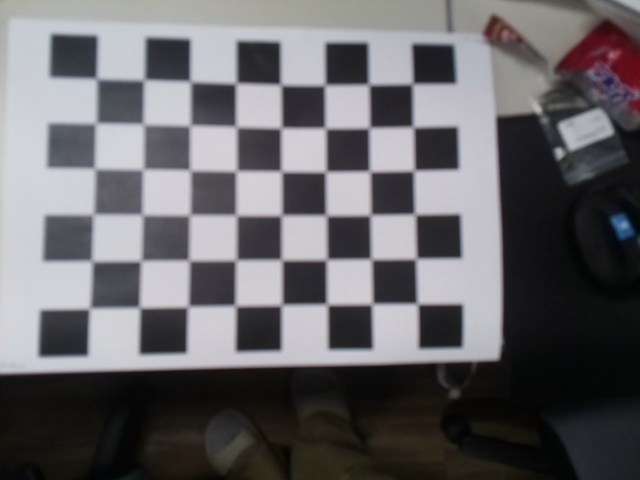
#> input picture utils/camera_lens_calibration/data_minibot11/origin_chessboard/2024-11-01_15-20-49.jpg, 640 x 480 px; its folder holds only this picture in this run
$ python cam_calibration.py
#> lines starting #> are read from the running program, lines starting #| are printed output that depends on the picture; after the words box and inside, x2 and y2 are one past the last pixel; in counts of white or black regions, pixels touching at a corner belong together; long printed decimals are rounded
import numpy as np
import cv2
import cv2.aruco as aruco
import glob
import pickle

BOARD_NUM = "3"
SAVE_DIR = "calibrated_chessboard/"

# size unit : mm
chessboard = {
    "1" : {
        "rows" : 5,
        "columns" : 7,
        "size" : {
            "chess" : 50.00
        }
    },
    "2" : {
        "rows" : 6,
        "columns" : 8,
        "size" : {
            "chess" : 42.40
        }
    },
    "3" : {
        "rows" : 7,
        "columns" : 9,
        "size" : {
            "chess" : 39.25
        }
    }
}

# termination criteria
# cv2.TERM_CRITERIA_EPS : 위치 변화가 설정된 오차보다 작으면 종료
# cv2.TERM_CRITERIA_MAX_ITER: 설정된 반복 횟수만큼 반복한 경우 종료
criteria = (cv2.TERM_CRITERIA_EPS + cv2.TERM_CRITERIA_MAX_ITER, 30, 0.001)
pattern_size = (chessboard[BOARD_NUM]["rows"] - 1, chessboard[BOARD_NUM]["columns"] - 1) # (체스보드 가로 패턴 개수 - 1, 체스보드 세로 패턴 개수 - 1)
square_size = chessboard[BOARD_NUM]["size"]["chess"]

objp = np.zeros((pattern_size[0] * pattern_size[1], 3), np.float32)
objp[:, :2] = np.mgrid[0:pattern_size[0], 0:pattern_size[1]].T.reshape(-1, 2) * square_size

# prepare object points, like (0,0,0), (1,0,0), (2,0,0) ....,(6,5,0)
objpoints = [] # 3d point in real world space
imgpoints = [] # 2d points in image plane.

images = glob.glob("origin_chessboard/*.jpg")

for fname in images:
    file_name = fname.split("/")[1]
    img = cv2.imread(fname)
#> img is the input picture: shape (480, 640, 3); mean B, G, R 104.7, 101.7, 103.1
    gray = cv2.cvtColor(img, cv2.COLOR_BGR2GRAY)

    # Find the chess board corners
    ret, corners = cv2.findChessboardCorners(gray, pattern_size, None)
#> ret = True; corners = 48 rows, first 8: [412.5, 84], [413, 127.5], [414.5, 171], [415, 214.5], [416.5, 259], [418.5, 303], [369, 84], [369.6, 128]

    # If found, add object points, image points (after refining them)
    if ret:
        objpoints.append(objp)

        # cv2.cornerSubPix(1, 2, 3, 4, 5)
        # 체스보드의 코너를 더욱 정확하게 위치시키기 위해 사용하는 함수
        # 이 함수는 cv2.findChessboardCorners()로 대략적으로 찾은 코너들을 세밀하게 조정하여
        # 서브픽셀(sub-pixel) 수준에서 정확한 좌표를 반환.
        # 여기서 서브픽셀은 픽셀 단위보다 더 작은 해상도에서 좌표를 계산하는 방법을 의미
        #
        # 파라미터
        # 1: 입력 이미지로, 그레이스케일 이미지가 필요
        # 2: 대략적으로 찾은 코너들의 초기 좌표 cv2.findChessboardCorners() 함수가
        #    반환한 좌표들이며, 이를 더 세밀하게 조정하는 과정에서 사용됨.
        #    체스보드의 각 코너에 대한 좌표 목록
        # 3: 서치 윈도우 크기
        #    서브픽셀 정확도로 코너를 찾기 위해 주변에서 탐색할 검색 창의 크기 (width, height)
        #    (11, 11)은 해당 코너 주변 11x11 픽셀의 영역 내에서 서브픽셀 정확도로 코너를 세밀하게 조정하겠다는 의미
        # 4: 무효 영역의 크기
        #    (-1, -1)이면 서치 윈도우 전체가 사용된다는 의미입니다. 즉, 코너 주변의 모든 영역을 탐색에 활용
        # 5: 반복 종료 기준
        #    코너 위치를 찾는 반복 알고리즘의 종료 조건
        #    cv2.TERM_CRITERIA_EPS + cv2.TERM_CRITERIA_MAX_ITER는 주어진 반복 횟수(30번) 내에,
        #    설정된 허용 오차(0.001)만큼 코너 위치가 변화하지 않으면 계산을 종료하라는 의미
        #
        # 반환값 : 서브픽셀 정확도로 조정된 코너 위치 좌표를 반환
        #         corners2는 코너들의 서브픽셀 좌표로, corners에 비해 더 정확한 값을 갖음.
        #         코너 위치가 정교하게 조정되었으므로, 이 값을 사용하면 보정 작업에서 더 나은 결과를 얻을 수 있다.
        corners2 = cv2.cornerSubPix(gray, corners, (11, 11), (-1, -1), criteria)
#> corners2 = 48 rows, first 8: [412.6, 83.8], [413.2, 127], [414, 170.5], [415, 214.4], [416.1, 258.7], [417.5, 303.9], [368.7, 84.49], [369.3, 127.7]
        imgpoints.append(corners2)

        # Draw and display the corners
        img = cv2.drawChessboardCorners(img, pattern_size, corners2, ret)
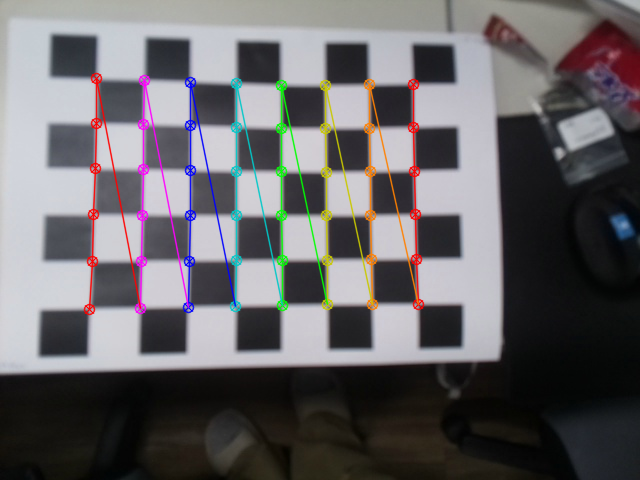
#> img: shape (480, 640, 3); 4.55% of pixels changed, all inside (x1, y1, x2, y2) = (83, 72, 425, 316)
        save_file = SAVE_DIR + file_name
        cv2.imwrite(save_file, img)
        print("Image saved successfully.")
    else:
        print("Not found the chess board corners")

# 카메라 보정 수행
ret, camera_matrix, dist_coeffs, rvecs, tvecs = cv2.calibrateCamera(
    objpoints, imgpoints, gray.shape[::-1], None, None
)
#> ret = 0.313; camera_matrix = [[522.6, 0, 340.4], [0, 522.2, 239.8], [0, 0, 1]]; dist_coeffs = [[0.233, -0.203, -0.0106, 0.0118, -0.123]]; rvecs = ([-0.144, 0.0581, 1.56],); tvecs = ([64.07, -139, 481.9],)

# 결과 출력
print("Camera metrix:")
print(camera_matrix)
#| [[522.634   0.         340.370]
#|  [  0.         522.205 239.818 ]
#|  [  0.           0.           1.        ]]

print("\nDistortion coefficients:")
print(dist_coeffs)
#| [[ 0.2334 -0.2029  -0.01065  0.01183 -0.1226]]

# 보정 결과 저장
with open("calibration_minibot11.pkl", "wb") as f:
    pickle.dump({
        "camera_matrix": camera_matrix,
        "dist_coeffs": dist_coeffs,
        "rvecs": rvecs,
        "tvecs": tvecs
    }, f)


$ run again, on utils/camera_lens_calibration/data_minibot11/origin_chessboard/2024-11-01_15-20-59.jpg
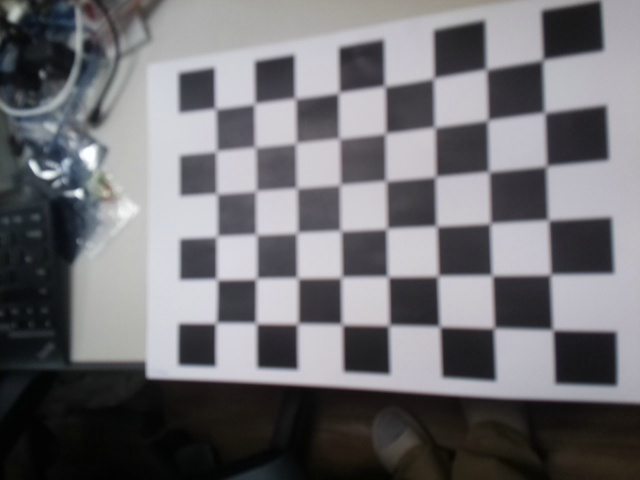
#> input picture utils/camera_lens_calibration/data_minibot11/origin_chessboard/2024-11-01_15-20-59.jpg, 640 x 480 px
#> img is the input picture: shape (480, 640, 3); mean B, G, R 114.8, 111.2, 112
#> `ret, corners = cv2.findChessboardCorners(gray, pattern_size, None)`: ret = True; corners = 48 rows, first 8: [542.5, 60], [545, 112.5], [546.5, 166], [549, 219.5], [550, 274], [554, 329], [486.5, 69.5], [487.5, 120]
#> corners2 = 48 rows, first 8: [542.9, 59.74], [544.5, 112.6], [546.4, 166], [548.3, 220.1], [550.4, 274.5], [552.8, 329.9], [486.2, 69.33], [487.7, 120.2]
#> `img = cv2.drawChessboardCorners(img, pattern_size, corners2, ret)`:
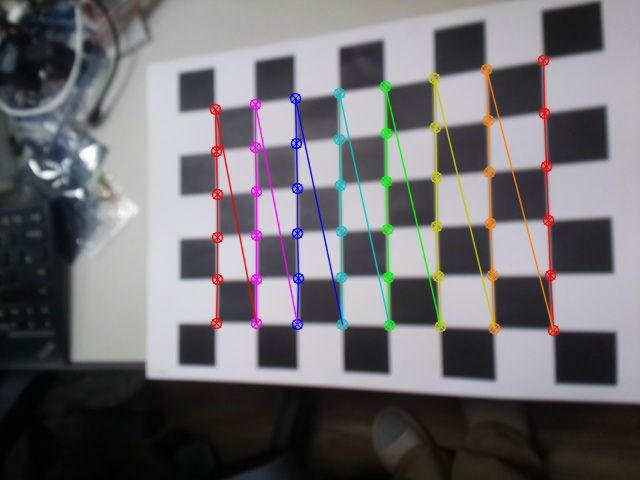
#> img: shape (480, 640, 3); 4.74% of pixels changed, all inside (x1, y1, x2, y2) = (209, 54, 560, 337)
#> `ret, camera_matrix, dist_coeffs, rvecs, tvecs = cv2.calibrateCamera( o..`: ret = 0.31; camera_matrix = [[570.1, 0, 304.8], [0, 556.5, 233.1], [0, 0, 1]]; dist_coeffs = [[0.24, -0.391, -0.0103, -0.0234, 0.178]]; rvecs = ([0.25, 0.381, 1.52],); tvecs = ([173, -125.9, 418.7],)
#| [[570.072   0.         304.836]
#|  [  0.         556.504 233.107]
#|  [  0.           0.           1.        ]]
#| [[ 0.2403 -0.3912  -0.01029 -0.02339  0.1779]]

$ run again, on utils/camera_lens_calibration/data_minibot11/origin_chessboard/2024-11-01_15-21-01.jpg
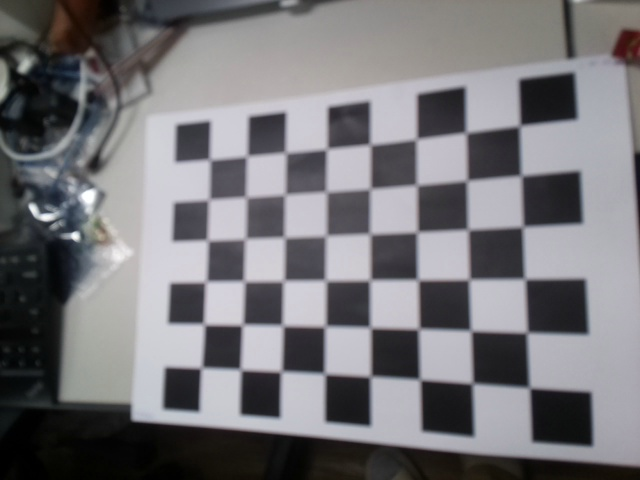
#> input picture utils/camera_lens_calibration/data_minibot11/origin_chessboard/2024-11-01_15-21-01.jpg, 640 x 480 px
#> img is the input picture: shape (480, 640, 3); mean B, G, R 120.5, 117, 118.1
#> `ret, corners = cv2.findChessboardCorners(gray, pattern_size, None)`: ret = True; corners = 48 rows, first 8: [519.5, 125], [521, 175.5], [523.5, 227.5], [525, 279], [526.5, 332], [529.5, 387.5], [466, 132.5], [467, 180.5]
#> corners2 = 48 rows, first 8: [519.8, 125.6], [521.2, 175.6], [522.8, 226.7], [524.9, 279], [527, 332.6], [529.5, 387.8], [465.9, 132.6], [466.9, 180.5]
#> `img = cv2.drawChessboardCorners(img, pattern_size, corners2, ret)`:
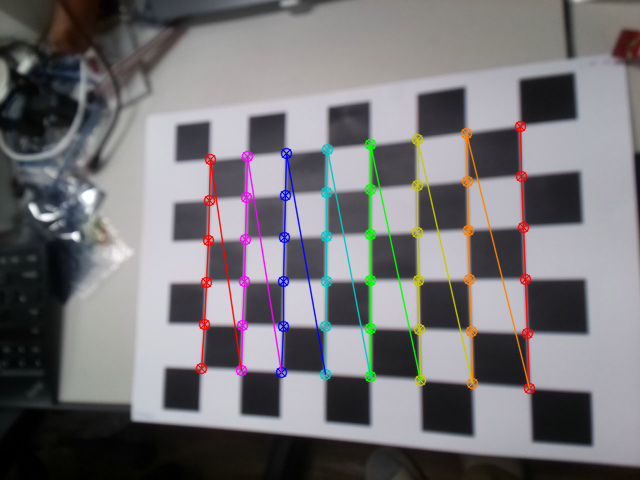
#> img: shape (480, 640, 3); 4.65% of pixels changed, all inside (x1, y1, x2, y2) = (195, 120, 536, 395)
#> `ret, camera_matrix, dist_coeffs, rvecs, tvecs = cv2.calibrateCamera( o..`: ret = 0.263; camera_matrix = [[584.5, 0, 205.9], [0, 592.7, 237.9], [0, 0, 1]]; dist_coeffs = [[0.242, -0.0643, -0.0118, -0.0609, -0.105]]; rvecs = ([0.216, 0.466, 1.54],); tvecs = ([253.4, -84.13, 457.9],)
#| [[584.500   0.         205.919 ]
#|  [  0.         592.707 237.889]
#|  [  0.           0.           1.        ]]
#| [[ 0.2423 -0.0643  -0.01178 -0.06089 -0.1052]]

$ run again, on utils/camera_lens_calibration/data_minibot11/origin_chessboard/2024-11-01_15-21-06.jpg
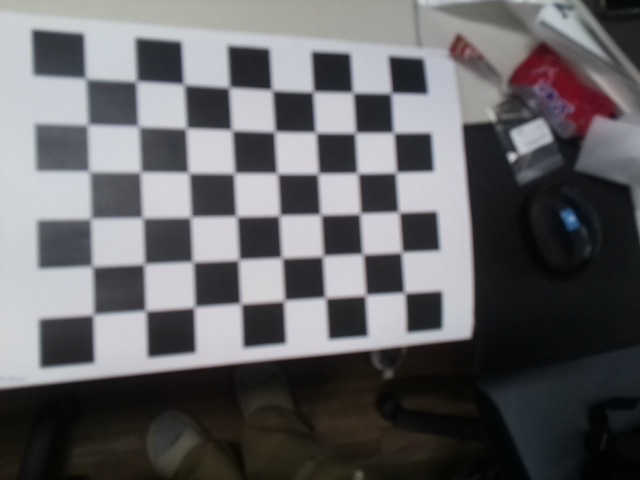
#> input picture utils/camera_lens_calibration/data_minibot11/origin_chessboard/2024-11-01_15-21-06.jpg, 640 x 480 px
#> img is the input picture: shape (480, 640, 3); mean B, G, R 101.9, 99.5, 100.3
#> `ret, corners = cv2.findChessboardCorners(gray, pattern_size, None)`: ret = True; corners = 48 rows, first 8: [392.5, 94.5], [393.5, 132.5], [395, 171.5], [398.5, 212.5], [401.5, 252], [404.4, 292.5], [354, 91.5], [354.5, 132]
#> corners2 = 48 rows, first 8: [391.2, 93.16], [393.4, 132.7], [396, 172.4], [398.8, 212.2], [401.6, 252.2], [404.6, 292.8], [352.8, 92.54], [355.2, 132.8]
#> `img = cv2.drawChessboardCorners(img, pattern_size, corners2, ret)`:
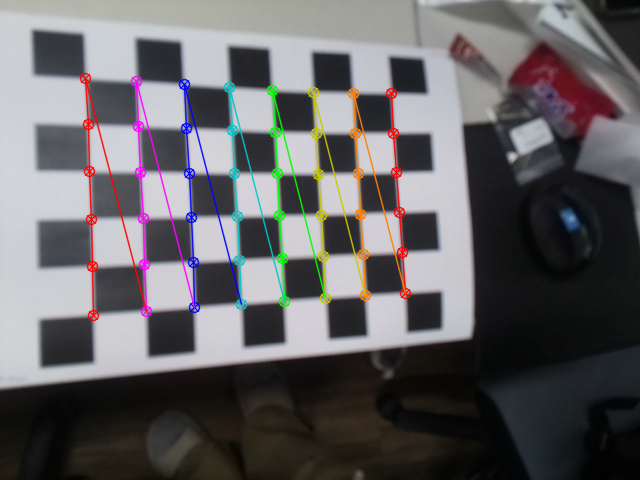
#> img: shape (480, 640, 3); 4.43% of pixels changed, all inside (x1, y1, x2, y2) = (79, 72, 412, 322)
#> `ret, camera_matrix, dist_coeffs, rvecs, tvecs = cv2.calibrateCamera( o..`: ret = 0.301; camera_matrix = [[459.4, 0, 350.1], [0, 464.2, 261.7], [0, 0, 1]]; dist_coeffs = [[0.163, -0.0202, -0.000421, 0.0258, -0.107]]; rvecs = ([-0.27, -0.125, 1.5],); tvecs = ([39.09, -165.2, 467],)
#| [[459.407   0.         350.150]
#|  [  0.         464.171 261.742]
#|  [  0.           0.           1.        ]]
#| [[ 0.163  -0.02018 -0.0004208   0.02579  -0.1075]]

$ run again, on utils/camera_lens_calibration/data_minibot11/origin_chessboard/2024-11-01_15-20-52.jpg
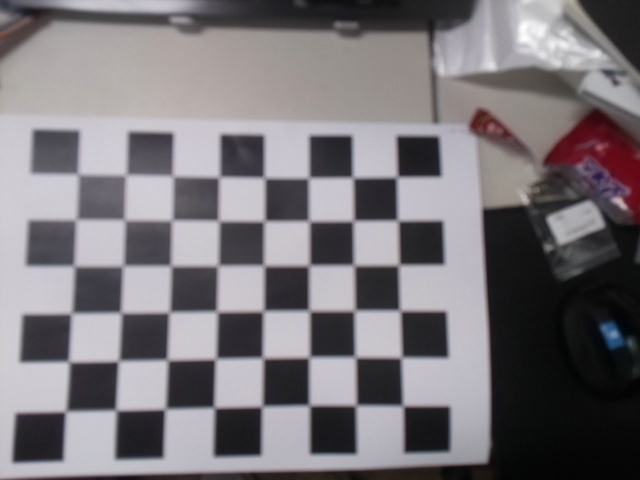
#> input picture utils/camera_lens_calibration/data_minibot11/origin_chessboard/2024-11-01_15-20-52.jpg, 640 x 480 px
#> img is the input picture: shape (480, 640, 3); mean B, G, R 121.5, 117.4, 121.4
#> `ret, corners = cv2.findChessboardCorners(gray, pattern_size, None)`: ret = True; corners = 48 rows, first 8: [397.1, 177], [397.5, 220.5], [397.8, 265.8], [400.9, 311.2], [402, 358], [402.5, 405.5], [353.1, 177.5], [353.5, 221]
#> corners2 = 48 rows, first 8: [397, 176.9], [397.7, 220.5], [398.8, 265], [400, 310.6], [401.4, 357.4], [403, 405.8], [352.8, 177.6], [353.4, 220.8]
#> `img = cv2.drawChessboardCorners(img, pattern_size, corners2, ret)`:
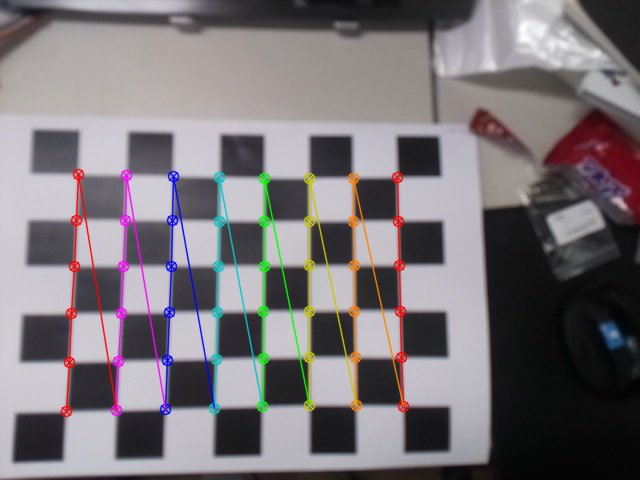
#> img: shape (480, 640, 3); 4.65% of pixels changed, all inside (x1, y1, x2, y2) = (60, 168, 410, 418)
#> `ret, camera_matrix, dist_coeffs, rvecs, tvecs = cv2.calibrateCamera( o..`: ret = 0.241; camera_matrix = [[857.8, 0, 353.9], [0, 866.9, 240.8], [0, 0, 1]]; dist_coeffs = [[0.69, -2.18, -0.0157, 0.0213, 2.54]]; rvecs = ([-0.19, 0.125, 1.56],); tvecs = ([38.21, -55.85, 769.1],)
#| [[857.759   0.         353.935]
#|  [  0.         866.919 240.838]
#|  [  0.           0.           1.        ]]
#| [[ 0.6899 -2.183 -0.01567  0.02132  2.537]]
